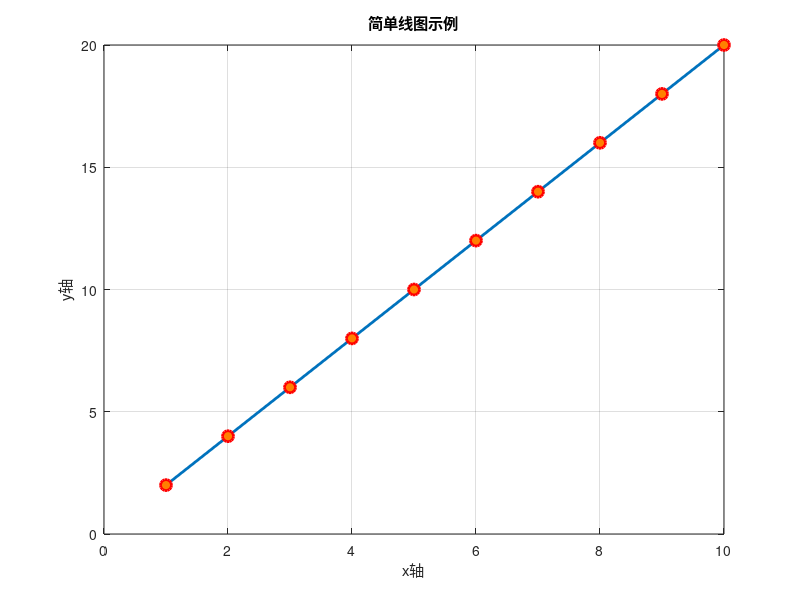

MATLAB code to generate this figure:
%定义函数
%定义域 和 增量  [start:interval:end]
%plot(x,y)


%% plot和fplot的区别
% `plot` 和 `fplot` 都是Matlab中用于绘图的函数，但它们各有特点和适用场景。
% 
% 1. **plot**:
%    - `plot`函数主要用于绘制离散数据点或将多个数据点连接起来形成一条线。
%    - 它需要至少两个参数，通常是两个向量，一个表示x坐标，另一个表示y坐标。
%    - 可以用来绘制线性图、散点图等。
%    - 例子: `plot(x, y)` 会将向量 `x` 和 `y` 中的数据点按顺序连接起来。
% 
% 2. **fplot**:
%    - `fplot`函数用于绘制函数的图像。
%    - 它接受一个函数句柄（即函数的名称或匿名函数）和一个定义域区间作为输入参数，然后自动在这个区间内计算并绘制函数的图像。
%    - `fplot`自动调整绘图的分辨率和绘制区间，以便更好地展示函数的特点。
%    - 调用fplot：fplot('function string',[xstart,xend])
%    - 例子: `fplot(@(x) sin(x), [-pi, pi])` 会在区间 \([-π, π]\) 内绘制正弦函数的图像。
%警告: 在以后的版本中，fplot 将不接受字符向量或字符串输入。请改用 fplot(@(t)exp(-2.*t).*sin(t))
fplot('exp(-2*t)*sin(t)',[0,4])
% 总的来说，当你想要绘制一组特定数据点或将它们连接起来时，`plot`是更适合的选择。而当你需要绘制一个函数的图像，特别是当函数形式复杂或者你想要在一个特定的区间内自动获得更平滑的曲线时，`fplot`会是更好的选择。

% 定义x和y数据点
x = 1:10; % 从1到10的整数
y = 2*x; % y是x的两倍，表示线性关系

% 使用plot函数绘制图形
%在这段代码中，plot函数用来绘制由向量x和y定义的数据点。选项'-o'指定了线型和标记符号，表示用圆圈(o)标记每个数据点，并用直线连接。
% LineWidth、MarkerSize、MarkerEdgeColor和MarkerFaceColor选项用来自定义线条宽度、标记大小和颜色等属性。
plot(x, y, '-o', 'LineWidth', 2, 'MarkerSize', 8, 'MarkerEdgeColor', 'r', 'MarkerFaceColor', [1,0.5,0]);
%% 添加标签和标题

% 添加图形标题和轴标签
title('简单线图示例');
xlabel('x轴');
ylabel('y轴');

% 显示网格
grid on;


%% 坐标轴命令
% 在MATLAB中，坐标轴命令用于设置和修改图形中坐标轴的属性和外观。这些命令可以帮助你更好地控制图形的呈现，让图形更加清晰和美观。以下是一些常用的坐标轴命令和解释：
% 
% 1. **axis**:
%    - 用于设置坐标轴的范围和比例。
%    - 语法：
%      ```matlab
%      axis([xmin xmax ymin ymax]) % 设置2D图形的x和y轴范围
%      axis([xmin xmax ymin ymax zmin zmax]) % 设置3D图形的x, y和z轴范围
%      axis equal % 设置坐标轴的单位比例相等
%      axis tight % 根据数据设置坐标轴范围
%      axis off % 隐藏坐标轴
%      axis on % 显示坐标轴
%      ```
% 
% 2. **xlim, ylim, zlim**:
%    - 用于单独设置x、y和z轴的范围。
%    - 语法：
%      ```matlab
%      xlim([xmin xmax]);
%      ylim([ymin ymax]);
%      zlim([zmin zmax]);
%      ```
% 
% 3. **grid**:
%    - 用于显示或隐藏坐标轴网格线。
%    - 语法：
%      ```matlab
%      grid on; % 显示网格线
%      grid off; % 隐藏网格线
%      grid minor; % 显示次要网格线
%      ```
% 
% 4. **xlabel, ylabel, zlabel**:
%    - 用于设置x、y和z轴的标签。
%    - 语法：
%      ```matlab
%      xlabel('x轴标签');
%      ylabel('y轴标签');
%      zlabel('z轴标签');
%      ```
% 
% 5. **title**:
%    - 用于设置图形的标题。
%    - 语法：
%      ```matlab
%      title('图形标题');
%      ```
% 
% 6. **legend**:
%    - 用于添加图例，解释图中不同线条或数据点的含义。
%    - 语法：
%      ```matlab
%      legend('数据1', '数据2', '数据3');
%      ```
% 
% 7. **set(gca, 'PropertyName', PropertyValue)**:
%    - 用于设置当前坐标轴的属性。
%    - 语法：
%      ```matlab
%      set(gca, 'XColor', 'r'); % 设置x轴颜色为红色
%      set(gca, 'YDir', 'reverse'); % 反转y轴方向
%      set(gca, 'FontSize', 12); % 设置字体大小
%      ```
% 
% 8. **gca**:
%    - 获取当前坐标轴对象的句柄，用于进一步修改其属性。
%    - 示例：
%      ```matlab
%      ax = gca;
%      ax.XColor = 'r'; % 设置x轴颜色为红色
%      ax.YDir = 'reverse'; % 反转y轴方向
%      ```
% 
% ### 示例代码
% 
% 下面是一个综合示例，演示了如何使用这些命令设置和定制MATLAB图形的坐标轴：
% 
% ```matlab
% % 定义数据
% x = linspace(-2*pi, 2*pi, 100);
% y = sin(x);
% 
% % 绘制图形
% plot(x, y, 'b-', 'LineWidth', 2);
% 
% % 设置坐标轴范围
% axis([-2*pi 2*pi -1.5 1.5]);
% 
% % 设置x轴和y轴标签
% xlabel('x轴');
% ylabel('y轴');
% 
% % 设置图形标题
% title('正弦函数图像');
% 
% % 显示网格线
% grid on;
% 
% % 设置图例
% legend('sin(x)');
% 
% % 获取当前坐标轴对象并设置属性
% ax = gca;
% ax.XColor = 'r'; % 设置x轴颜色为红色
% ax.YColor = 'b'; % 设置y轴颜色为蓝色
% ax.FontSize = 12; % 设置字体大小
% ```
% 
% 通过上述示例，你可以看到如何使用MATLAB中的坐标轴命令来定制图形的外观。这些命令可以帮助你创建更加专业和美观的图形。

%% 在同一图象中显示多个函数，并使用不同的线型
% 在MATLAB中，你可以使用`plot`函数来绘制实线和虚线图。通过指定不同的线型参数，可以轻松地绘制各种类型的线条。下面是一些常用的线型参数：
% 
% - `'-'`：实线
% - `'--'`：虚线
% - `':'`：点线
% - `'-.'`：点划线
% 
% ### 示例代码
% 
% 下面是一个示例，演示如何在同一图中绘制实线和虚线：
% 
% ```matlab
% % 定义x数据点
% x = linspace(0, 2*pi, 100);
% 
% % 定义y数据点
% y1 = sin(x); % 正弦函数
% y2 = cos(x); % 余弦函数
% 
% % 绘制正弦函数的实线图
% plot(x, y1, '-', 'LineWidth', 2); % 实线
% hold on; % 保持当前图形，以便在同一图中添加其他线条
% 
% % 绘制余弦函数的虚线图
% plot(x, y2, '--', 'LineWidth', 2); % 虚线
% 
% % 添加图形标题和轴标签
% title('正弦函数和余弦函数图像');
% xlabel('x轴');
% ylabel('y轴');
% 
% % 添加图例
% legend('sin(x)', 'cos(x)');
% 
% % 显示网格
% grid on;
% 
% % 停止在当前图形上添加其他线条
% hold off;
% ```
% 
% ### 解释
% 
% 1. **linspace**：
%    - `x = linspace(0, 2*pi, 100)`生成从0到2π的100个均匀分布的点，用于绘制函数图像。
% 
% 2. **定义函数**：
%    - `y1 = sin(x)`计算正弦函数的y值。
%    - `y2 = cos(x)`计算余弦函数的y值。
% 
% 3. **绘制实线**：
%    - `plot(x, y1, '-', 'LineWidth', 2)`绘制正弦函数的实线图，`'-'`表示实线，`'LineWidth', 2`设置线宽为2。
% 
% 4. **保持当前图形**：
%    - `hold on`命令使得可以在同一图中添加其他线条。
% 
% 5. **绘制虚线**：
%    - `plot(x, y2, '--', 'LineWidth', 2)`绘制余弦函数的虚线图，`'--'`表示虚线，`'LineWidth', 2`设置线宽为2。
% 
% 6. **添加标题和标签**：
%    - `title('正弦函数和余弦函数图像')`设置图形标题。
%    - `xlabel('x轴')`设置x轴标签。
%    - `ylabel('y轴')`设置y轴标签。
% 
% 7. **添加图例**：
%    - `legend('sin(x)', 'cos(x)')`添加图例，用于区分不同的线条。
% 
% 8. **显示网格**：
%    - `grid on`显示网格线，使图形更易读。
% 
% 9. **停止添加线条**：
%    - `hold off`命令停止在当前图形上添加其他线条。
% 
% 通过这些步骤，你可以在MATLAB中轻松绘制实线和虚线图，并添加适当的标签和图例以提高图形的可读性。


